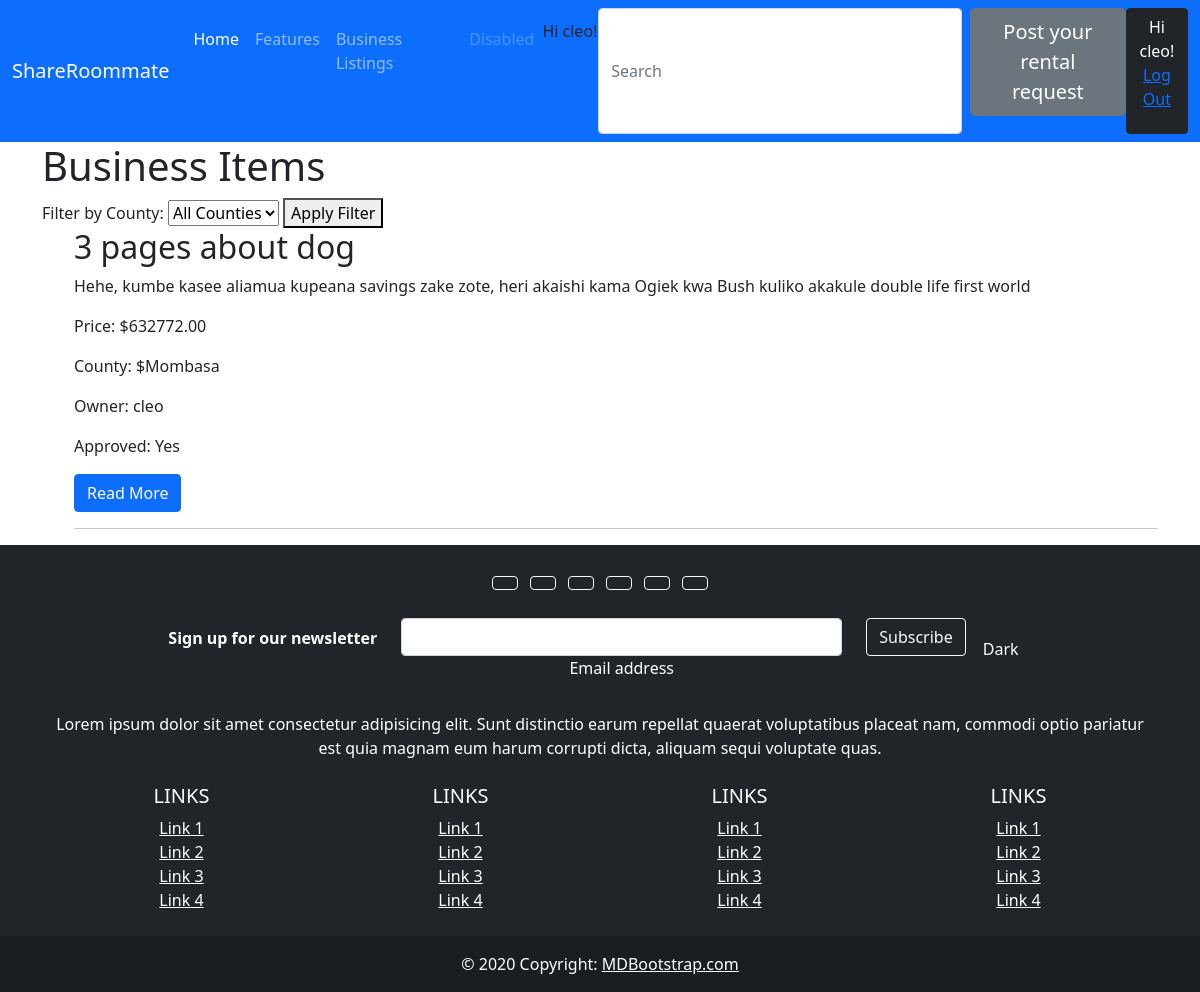
/business-items/ (signed in), run on the app's committed database.
### listings/models.py (models this page shows, shortened)
class Item(models.Model):
    BUSINESS = 'business'
    RESIDENTIAL = 'residential'
    LISTING_CHOICES = [
        (BUSINESS, 'Business'),
        (RESIDENTIAL, 'Residential'),
    ]
    COUNTY_CHOICES = [
        ('Nairobi', 'Nairobi'),
        ('Mombasa', 'Mombasa'),
    ]
    title = models.CharField(max_length=255)
    county = models.CharField(max_length=50, choices=COUNTY_CHOICES)  # Up
    type = models.CharField(max_length=20, choices=LISTING_CHOICES,default=RESIDENTIAL)
    description = models.TextField()
    price = models.DecimalField(max_digits=10, decimal_places=2)
    created_at = models.DateTimeField(auto_now_add=True)
    updated_at = models.DateTimeField(auto_now=True)
    owner = models.ForeignKey(User, on_delete=models.CASCADE)
    approved = models.BooleanField(default=False)  # New field

### listings/views.py (the view)
# urls.py: path('business-items/', business_items, name='business_items'),
def business_items(request):
    items = Item.objects.filter(type='business')
    county_filter = request.GET.get('county')
    if county_filter:
        items = items.filter(county=county_filter)
    return render(request, 'listings/business_items.html', {'items': items})

### listings/templates/listings/business_items.html (shortened to what this page needs)
{% extends "base.html" %}
{% block content %}
<body>
    <h1>Business Items</h1>
    <form action="{% url 'business_items' %}" method="GET">
        <label for="county-filter">Filter by County:</label>
        <select name="county" id="county-filter">
            <option value="">All Counties</option>
        </select>
        <button type="submit">Apply Filter</button>
    </form>
    <ul>
        {% for item in items %}
             <h2>{{ item.title }}</h2>
    <p>{{ item.description }}</p>
    <p>Price: ${{ item.price }}</p>
 <p>County: ${{ item.county }}</p>
    <p>Owner: {{ item.owner.username }}</p>
    <p>Approved: {% if item.approved %}Yes{% else %}No{% endif %}</p>
<a href="{% url 'read_more' item.pk %}"><button class="btn btn-primary">Read More</button></a>
    <hr>
        {% endfor %}
    </ul>
</body>
{%endblock%}

### Templates/base.html (shortened to what this page needs)
<!doctype html>
<html lang="en">
<head>
    <link href="https://cdn.jsdelivr.net/npm/bootstrap@5.0.2/dist/css/bootstrap.min.css" rel="stylesheet"
>
</head>
<body>
<nav class="navbar navbar-expand-lg navbar-dark bg-primary">
  <div class="container-fluid">
    <a class="navbar-brand" href="http://127.0.0.1:8000/">ShareRoommate</a>
    <div class="collapse navbar-collapse" id="navbarNav">
      <ul class="navbar-nav">
        <li class="nav-item">
          <a class="nav-link active" aria-current="page" href="#">Home</a>
        </li>
        <li class="nav-item">
          <a class="nav-link" href="#">Features</a>
        </li>
        <li class="nav-item">
          <a class="nav-link" href="{% url 'business_items' %}">Business Listings</a>
        </li>
        <li class="nav-item">
          <a class="nav-link disabled" href="#" tabindex="-1" aria-disabled="true">Disabled</a>
        </li>
        <li>
           <p> {% if user.is_authenticated %}
  Hi {{ user.username }}!
<p><a href="{% url 'logout' %}">Log Out</a></p>
{% else %}
  <p>You are not logged in</p>
  <a href="{% url 'login' %}">Log In</a>
                    <a href="{% url 'register' %}">Register</a>
{% endif %}
                    </p>
        </li>
      </ul>
       <form class="d-flex ms-auto order-5">
          <input class="form-control me-2" type="search" placeholder="Search" aria-label="Search">
         <a href="{% url 'post_item' %}"><button type="button"  class="btn btn-secondary btn-lg" >Post your rental request</button></a>
         <button type="button" class="btn btn-dark">{% if user.is_authenticated %}
  Hi {{ user.username }}!
<p><a href="{% url 'logout' %}">Log Out</a></p>
{% else %}
  <p>You are not logged in</p>
  <a href="{% url 'login' %}">Log In</a>
                    <a href="{% url 'register' %}">Register</a>
{% endif %}</button>
       </form>
    </div>
  </div>
</nav>
<div class="container">
 {% block content %}
{% endblock %}
</div>
<footer class="bg-dark text-center text-white">
  <div class="container p-4">
    <section class="mb-4">
      <a class="btn btn-outline-light btn-floating m-1" href="#!" role="button"
        ></a>
      <a class="btn btn-outline-light btn-floating m-1" href="#!" role="button"
        ></a>
      <a class="btn btn-outline-light btn-floating m-1" href="#!" role="button"
        ></a>
      <a class="btn btn-outline-light btn-floating m-1" href="#!" role="button"
        ></a>
      <a class="btn btn-outline-light btn-floating m-1" href="#!" role="button"
        ></a>
      <a class="btn btn-outline-light btn-floating m-1" href="#!" role="button"
        ></a>
    </section>
    <section class="">
      <form action="">
        <div class="row d-flex justify-content-center">
          <div class="col-auto">
            <p class="pt-2">
              <strong>Sign up for our newsletter</strong>
            </p>
          </div>
          <div class="col-md-5 col-12">
            <div class="form-outline form-white mb-4">
              <input type="email" id="form5Example21" class="form-control" />
              <label class="form-label" for="form5Example21">Email address</label>
            </div>
          </div>
          <div class="col-auto">
            <button type="submit" class="btn btn-outline-light mb-4">
              Subscribe
            </button>
            <button type="button" class="btn btn-dark">Dark</button>
          </div>
        </div>
      </form>
    </section>
    <section class="mb-4">
      <p>
        Lorem ipsum dolor sit amet consectetur adipisicing elit. Sunt distinctio earum
        repellat quaerat voluptatibus placeat nam, commodi optio pariatur est quia magnam
        eum harum corrupti dicta, aliquam sequi voluptate quas.
      </p>
    </section>
    <section class="">
      <div class="row">
        <div class="col-lg-3 col-md-6 mb-4 mb-md-0">
          <h5 class="text-uppercase">Links</h5>
          <ul class="list-unstyled mb-0">
            <li>
              <a href="#!" class="text-white">Link 1</a>
            </li>
            <li>
              <a href="#!" class="text-white">Link 2</a>
            </li>
            <li>
              <a href="#!" class="text-white">Link 3</a>
            </li>
            <li>
              <a href="#!" class="text-white">Link 4</a>
            </li>
          </ul>
        </div>
        <div class="col-lg-3 col-md-6 mb-4 mb-md-0">
          <h5 class="text-uppercase">Links</h5>
          <ul class="list-unstyled mb-0">
            <li>
              <a href="#!" class="text-white">Link 1</a>
            </li>
            <li>
              <a href="#!" class="text-white">Link 2</a>
            </li>
            <li>
              <a href="#!" class="text-white">Link 3</a>
            </li>
            <li>
              <a href="#!" class="text-white">Link 4</a>
            </li>
          </ul>
        </div>
        <div class="col-lg-3 col-md-6 mb-4 mb-md-0">
          <h5 class="text-uppercase">Links</h5>
          <ul class="list-unstyled mb-0">
            <li>
              <a href="#!" class="text-white">Link 1</a>
            </li>
            <li>
              <a href="#!" class="text-white">Link 2</a>
            </li>
            <li>
              <a href="#!" class="text-white">Link 3</a>
            </li>
            <li>
              <a href="#!" class="text-white">Link 4</a>
            </li>
          </ul>
        </div>
        <div class="col-lg-3 col-md-6 mb-4 mb-md-0">
          <h5 class="text-uppercase">Links</h5>
          <ul class="list-unstyled mb-0">
            <li>
              <a href="#!" class="text-white">Link 1</a>
            </li>
            <li>
              <a href="#!" class="text-white">Link 2</a>
            </li>
            <li>
              <a href="#!" class="text-white">Link 3</a>
            </li>
            <li>
              <a href="#!" class="text-white">Link 4</a>
            </li>
          </ul>
        </div>
      </div>
    </section>
  </div>
  <div class="text-center p-3" style="background-color: rgba(0, 0, 0, 0.2);">
    © 2020 Copyright:
    <a class="text-white" href="https://mdbootstrap.com/">MDBootstrap.com</a>
  </div>
</footer>
</body>
</html>

### data on the page
Item: title "3 pages about dog", description "Hehe, kumbe kasee aliamua kupeana savings zake zote, heri akaishi kama Ogiek kwa Bush kuliko akakule double life first world", price "632772.00", county "Mombasa", owner.username "cleo", approved "Yes"

### other printed values
{{ user.username }} "cleo"
